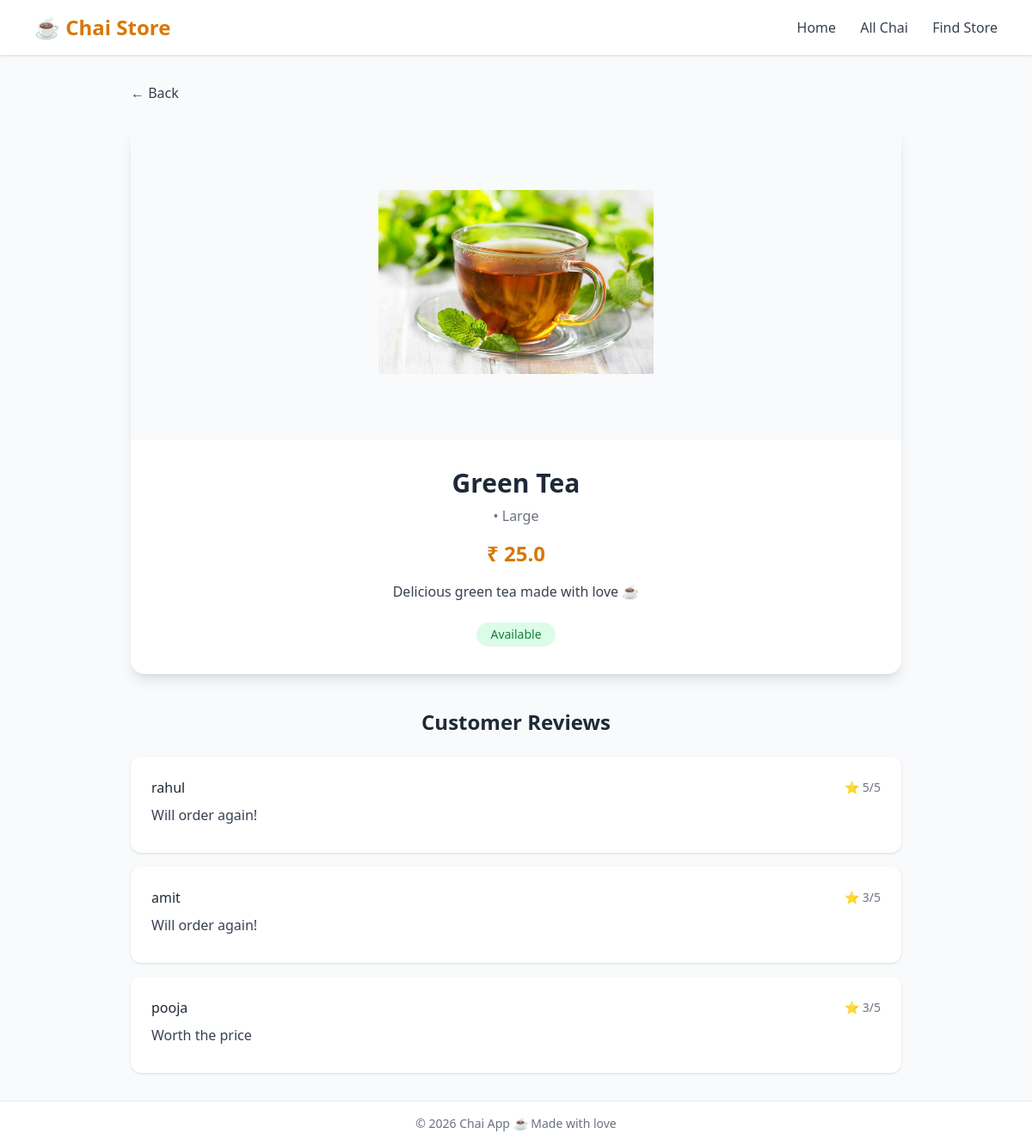
The page /chai/chai/9/ on the database its author committed.
### chai/models.py (models this page shows, shortened)
class Chai(models.Model):
    class ChaiType(models.TextChoices):
        MASALA = "MASALA", "Masala Chai"
        GINGER = "GINGER", "Ginger Chai"
        ELAICHI = "ELAICHI", "Elaichi Chai"
        GREEN = "GREEN", "Green Tea"
        BLACK = "BLACK", "Black Tea"
        SPECIAL = "SPECIAL", "Special Chai"
    class ChaiSize(models.TextChoices):
        SMALL = "S", "Small"
        MEDIUM = "M", "Medium"
        LARGE = "L", "Large"
    name = models.CharField(max_length=100)
    description = models.TextField(blank=True)
    type = models.CharField(
        max_length=20,
        choices=ChaiType.choices,
        default=ChaiType.MASALA
    )
    size = models.CharField(
        max_length=1,
        choices=ChaiSize.choices,
        default=ChaiSize.MEDIUM
    )
    price = models.DecimalField(max_digits=6, decimal_places=1)
    image = models.ImageField(upload_to="chais/", blank=True, null=True)
    rating = models.FloatField(default=0.0)
    is_available = models.BooleanField(default=True)
    created_at = models.DateTimeField(auto_now_add=True)
    updated_at = models.DateTimeField(auto_now=True)
    class Meta:
        ordering = ['-created_at']

class ChaiReview(models.Model):
    chai = models.ForeignKey(
        Chai,
        on_delete=models.CASCADE,
        related_name="reviews"
    )
    user = models.ForeignKey(
        User,
        on_delete=models.CASCADE
    )
    rating = models.PositiveSmallIntegerField()
    comment = models.TextField()
    posted_at = models.DateTimeField(default=timezone.now)
    class Meta:
        ordering = ['-posted_at']
        unique_together = ('chai', 'user')  # optional: one review per user per chai

### chai/views.py (the view)
# urls.py: path('chai/<int:chai_id>/', views.chai_description, name='chai_description'),
def chai_description(request, chai_id):
    chai = get_object_or_404(Chai, pk=chai_id)
    reviews = ChaiReview.objects.filter(chai=chai)
    return render(
        request,
        'chai/chai_description.html',
        {
            'chai': chai,
            'reviews': reviews,
        }
    )

### chai/templates/chai/chai_description.html (shortened to what this page needs)
{% extends 'base.html' %}
{% block content %}
<section class="max-w-4xl mx-auto">
    <a href="javascript:history.back()"
       class="inline-flex items-center text-gray-700 hover:text-gray-900 mb-6">
        ← Back
    </a>
    <div class="bg-white rounded-2xl shadow-lg overflow-hidden hover:shadow-xl transition-shadow duration-300">
        {% if chai.image %}
        <div class="flex justify-center items-center bg-gray-50 p-6">
            <img
                src="{{ chai.image.url }}"
                alt="{{ chai.name }}"
                class="w-80 h-80 object-contain rounded-xl">
        </div>
        {% endif %}
        <div class="p-8 text-center">
            <h2 class="text-3xl font-bold text-gray-800 mb-2">
                {{ chai.name }}
            </h2>
            <p class="text-gray-500 mb-4">
                {{ chai.get_chai_type_display }} • {{ chai.get_size_display }}
            </p>
            <p class="text-2xl font-bold text-amber-600 mb-4">
                ₹ {{ chai.price }}
            </p>
            <p class="text-gray-700 mb-6">
                {{ chai.description }}
            </p>
            <div class="flex items-center justify-center gap-4">
                {% if chai.is_available %}
                    <span class="px-4 py-1 rounded-full bg-green-100 text-green-700 text-sm font-medium">
                        Available
                    </span>
                {% else %}
                    <span class="px-4 py-1 rounded-full bg-red-100 text-red-700 text-sm font-medium">
                        Out of Stock
                    </span>
                {% endif %}
            </div>
        </div>
    </div>
    {% if chai.reviews.exists %}
    <div class="mt-10">
        <h3 class="text-2xl font-semibold text-gray-800 mb-6 text-center">
            Customer Reviews
        </h3>
        <div class="space-y-4">
            {% for review in chai.reviews.all %}
            <div class="bg-white rounded-xl shadow p-6">
                <div class="flex items-center justify-between mb-2">
                    <span class="font-medium text-gray-800">
                        {{ review.user.username|default:"Anonymous" }}
                    </span>
                    <span class="text-sm text-gray-500">
                        ⭐ {{ review.rating }}/5
                    </span>
                </div>
                <p class="text-gray-700">
                    {{ review.comment }}
                </p>
            </div>
            {% endfor %}
        </div>
    </div>
    {% endif %}
</section>
{% endblock %}

### rows shown on the page
Chai: image (picture), name "Green Tea", size "Large", price "25.0", description "Delicious green tea made with love ☕"
ChaiReview: user.username "rahul", rating "5", comment "Will order again!"
ChaiReview: user.username "amit", rating "3", comment "Will order again!"
ChaiReview: user.username "pooja", rating "3", comment "Worth the price"
